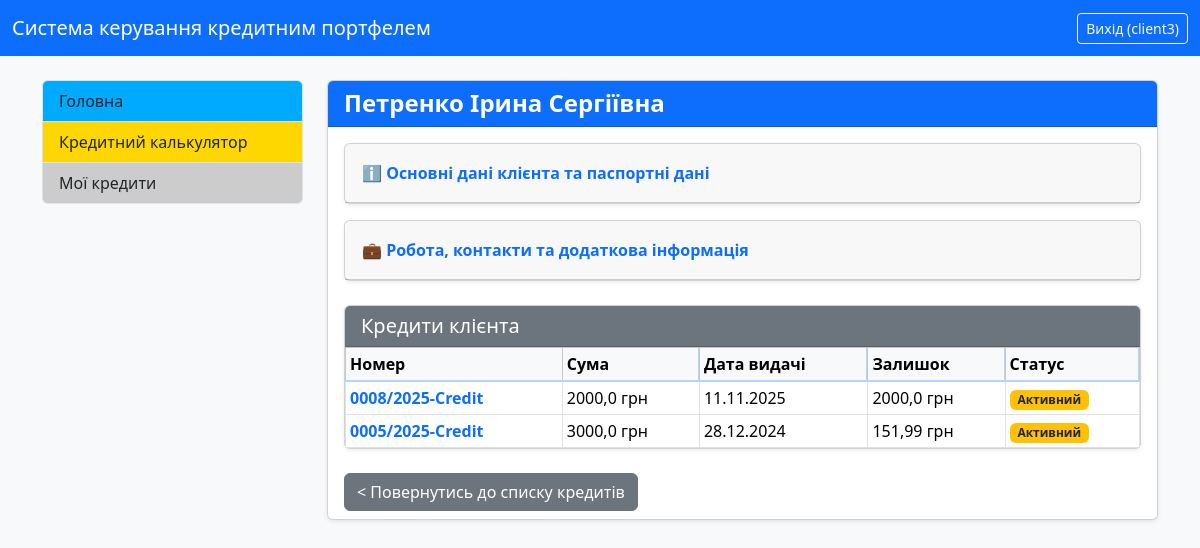
Before: /client/6/?source=credits (signed in) with the older database file.
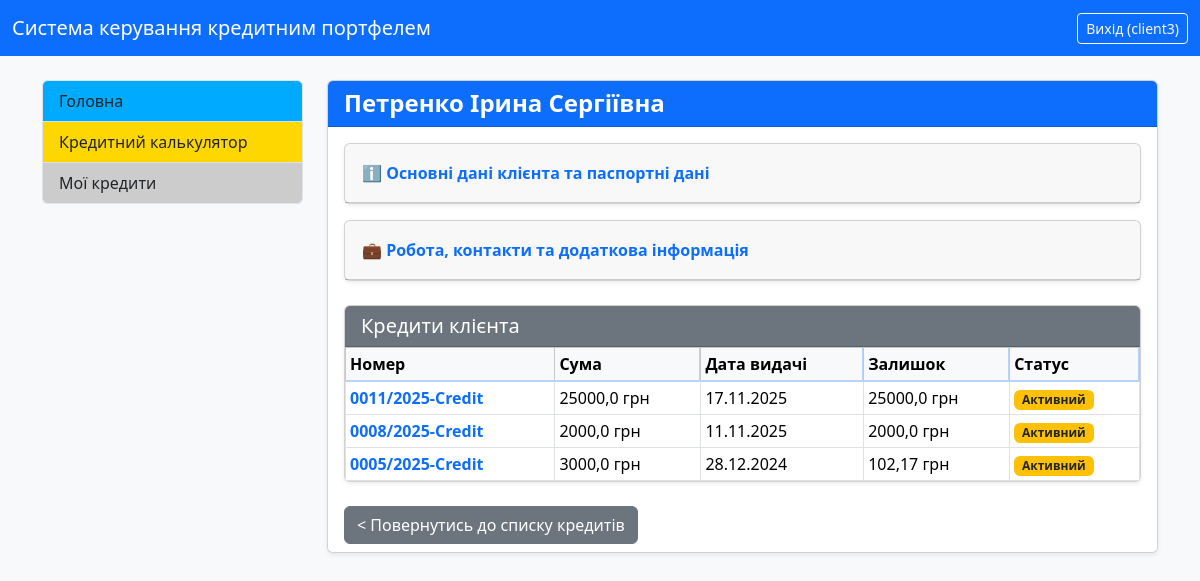
After: the same page with the newer database file.
### credit_system/models.py (models this page shows, shortened)
class Credit(models.Model):
    user = models.ForeignKey(CustomUser, on_delete=models.CASCADE, related_name='credits', verbose_name="Користувач")
    number = models.CharField(max_length=100, verbose_name="Номер кредиту", blank=True)
    number1 = models.IntegerField(verbose_name="Порядковий номер", null=True, blank=True)
    number2 = models.IntegerField(verbose_name="Рік видачі", null=True, blank=True)
    number3 = models.CharField(max_length=20, verbose_name="Постфікс/Підрозділ", blank=True)
    summa_credit = models.FloatField(verbose_name="Сума кредиту")
    percent = models.FloatField(verbose_name="Відсоткова ставка (%)")
    start_date = models.DateField(verbose_name="Дата видачі")
    srok_months = models.IntegerField(verbose_name="Термін (міс.)")
    day_of_pay = models.IntegerField(default=15, verbose_name="Плановий день оплати")
    purpose = models.CharField(max_length=255, verbose_name="Ціль кредиту", blank=True)
    note = models.TextField(verbose_name="Примітка", blank=True)
    ostatok = models.FloatField(verbose_name="Залишок кредиту")
    closed = models.BooleanField(default=False, verbose_name="Кредит закрит")
    last_pay_date = models.DateField(null=True, blank=True, verbose_name="Дата останнього платежу")
    dolg_percent = models.FloatField(default=0, verbose_name="Борг по оплаті %")
    plan_pay = models.FloatField(verbose_name="Плановий платіж", blank=True)
    class Meta:
        verbose_name = "Кредит"
        verbose_name_plural = "Кредити"
        unique_together = ('number1', 'number2')
        ordering = ['-number1', '-number2']

### credit_system/views.py (the view)
# urls.py: path('client/<int:pk>/', views.ClientDetailView.as_view(), name='client_detail'),
class ClientDetailView(LoginRequiredMixin, DetailView):
    model = CustomUser
    template_name = 'credit_system/client_detail.html'
    context_object_name = 'client'
    def get_object(self, queryset=None):
        pk = self.kwargs.get(self.pk_url_kwarg)
        client_object = get_object_or_404(self.model, pk=pk)
        if not (self.request.user.is_superuser or self.request.user.is_manager):
            if client_object != self.request.user:
                raise PermissionDenied
        return client_object
    def get_context_data(self, **kwargs):
        context = super().get_context_data(**kwargs)
        client = context['client']
        context['credits'] = client.credits.all().order_by('closed', '-start_date')
        context['source'] = self.request.GET.get('source', 'clients')
        return context

### credit_system/models.py (called while the page is built)
    @property
    def is_manager(self):
        return self.role == 'manager' or self.is_superuser

    @property
    def is_client(self):
        return self.role == 'client'

### credit_system/templates/credit_system/client_detail.html (shortened to what the changed rows need)
{% extends "credit_system/base.html" %}
{% load static %}
{% block content %}
    <div class="card shadow-sm">
        <div class="card-body">
            {% if credits %}
                <div class="card mt-4 shadow-sm">
                    <div class="card-body p-0">
                        <table class="table table-bordered table-hover table-sm mb-0">
                            <thead class="table-light">
                                <tr>
                                    <th>Номер</th>
                                    <th>Сума</th>
                                    <th>Дата видачі</th>
                                    <th>Залишок</th>
                                    <th>Статус</th>
                                </tr>
                            </thead>
                            <tbody>
                            {% for credit in credits %}
                                <tr>
                                    <td>
                                        <a href="{% url 'credit_detail' credit.pk %}?source=client_detail&list_source={{ source }}" class="text-decoration-none fw-bold text-primary">{{ credit.number }}</a>
                                    </td>
                                    <td>{{ credit.summa_credit }} грн</td>
                                    <td>{{ credit.start_date|date:"d.m.Y" }}</td>
                                    <td>{{ credit.ostatok }} грн</td>
                                    <td>
                                        {% if credit.closed %}
                                            <span class="badge bg-success">Закрито</span>
                                        {% else %}
                                            <span class="badge bg-warning text-dark">Активний</span>
                                        {% endif %}
                                    </td>
                                </tr>
                            {% endfor %}
                            </tbody>
                        </table>
                    </div>
                </div>
            {% else %}
                <div class="alert alert-info mt-4">У цього клієнта ще немає кредитів.</div>
            {% endif %}
        </div>
    </div>
{% endblock %}

Changed rows visible on the page:
added Credit: number "0011/2025-Credit", summa_credit "25000,0", start_date "17.11.2025", ostatok "25000,0", closed "Активний"
changed Credit "0005/2025-Credit": ostatok "151,99" → "102,17"
